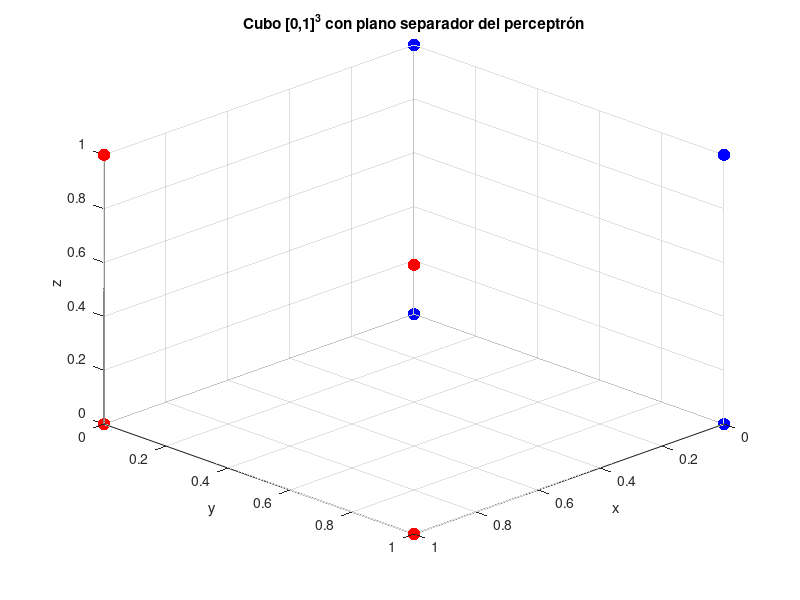

Write MATLAB code to recreate this figure. (Note: this script raises an error after producing the figure.)
% Perceptrón 3D en el cubo [0,1]^3 con plano separador

clear; clc; close all;

% ---------------------------------------------------------
% 1) Definir los puntos del cubo y las clases
% ---------------------------------------------------------
% Vértices del cubo (x,y,z)
X = [ ...
    0 0 0;  % Patrón 1
    0 0 1;  % Patrón 2
    0 1 0;  % Patrón 3
    0 1 1;  % Patrón 4
    1 0 0;  % Patrón 5
    1 0 1;  % Patrón 6
    1 1 0;  % Patrón 7
    1 1 1]; % Patrón 8

% t = 1 para todos los patrones (término de sesgo)
t = ones(8,1);

% Matriz de entradas extendida: [x y z t]
X_ext = [X t];   % 8x4

% Clases:
% Primeros 4 puntos -> Clase 1
% Últimos 4 puntos -> Clase 2
% Usamos salida binaria: Clase 1 -> 0, Clase 2 -> 1
d = [0 0 0 0 1 1 1 1]';   % vector columna 8x1

% ---------------------------------------------------------
% 2) Pedir pesos iniciales y parámetros al usuario
% ---------------------------------------------------------
fprintf('Perceptrón 3D en el cubo [0,1]^3\n');
fprintf('Puntos (X,Y,Z):\n');
disp(X);
fprintf('Primeros 4 -> Clase 1, últimos 4 -> Clase 2\n\n');

w1 = input('Peso w1 (para x): ');
w2 = input('Peso w2 (para y): ');
w3 = input('Peso w3 (para z): ');
w4 = input('Peso w4 (para t = 1, sesgo): ');
w  = [w1; w2; w3; w4];  % vector columna 4x1

r        = input('Tasa de aprendizaje r (ej. 0.1): ');
maxEpoch = input('Número máximo de épocas (ej. 100): ');

% ---------------------------------------------------------
% 3) Entrenamiento del perceptrón
% ---------------------------------------------------------
fprintf('\n=== INICIO DEL ENTRENAMIENTO ===\n');
for epoch = 1:maxEpoch
    errores = 0;
    fprintf('\nÉpoca %d\n', epoch);
    fprintf('---------------------------------\n');

    for i = 1:8
        xi = X_ext(i,:)';   % patrón como columna [x y z t]^T
        di = d(i);          % salida deseada (0 o 1)

        % Suma ponderada: u = w^T * x
        u  = w' * xi;
        % Función de activación escalón
        y  = u >= 0;        % y = 1 si u >= 0; y = 0 si u < 0

        % Error
        e  = di - y;

        fprintf('Patrón %d: x = [%d %d %d 1], u = %.3f, y = %d, d = %d, e = %d\n', ...
            i, X(i,1), X(i,2), X(i,3), u, y, di, e);

        % Regla de aprendizaje del perceptrón
        if e ~= 0
            w = w + r * e * xi;
            errores = errores + 1;
            fprintf('   -> Actualización de pesos: w = [%.3f %.3f %.3f %.3f]\n', ...
                    w(1), w(2), w(3), w(4));
        end
    end

    fprintf('Errores en la época %d: %d\n', epoch, errores);

    if errores == 0
        fprintf('\nTodos los patrones fueron clasificados correctamente.\n');
        break;
    end
end

fprintf('\nPesos finales:\n');
fprintf('  w1 = %.4f, w2 = %.4f, w3 = %.4f, w4 = %.4f\n', w(1), w(2), w(3), w(4));

% ---------------------------------------------------------
% 4) Plano de separación dentro del cubo
% ---------------------------------------------------------
% Ecuación del plano de decisión (en variables originales x,y,z):
%   w1*x + w2*y + w3*z + w4*1 = 0
w1 = w(1); w2 = w(2); w3 = w(3); w4 = w(4);

fprintf('\nEcuación del plano de decisión:\n');
fprintf('  %.4f·x + %.4f·y + %.4f·z + %.4f = 0\n', w1, w2, w3, w4);

% Malla en el cubo para visualizar el plano
[Xg, Yg] = meshgrid(linspace(0,1,30), linspace(0,1,30));

if abs(w3) > 1e-6
    % Despejamos z del plano: z = -(w1*x + w2*y + w4)/w3
    Zg = -(w1*Xg + w2*Yg + w4) ./ w3;
else
    % Si w3 ≈ 0, el plano es casi vertical; no lo ploteamos bien con z(x,y)
    warning('w3 es casi cero; el plano es casi vertical. La representación puede ser limitada.');
    Zg = nan(size(Xg));
end

% Solo queremos la parte del plano que cae dentro del cubo [0,1]^3
mask = (Zg < 0) | (Zg > 1);
Zg(mask) = NaN;

% ---------------------------------------------------------
% 5) Gráfica 3D: cubo + puntos + plano
% ---------------------------------------------------------
figure;
hold on; grid on;
title('Cubo [0,1]^3 con plano separador del perceptrón');
xlabel('x'); ylabel('y'); zlabel('z');
axis([0 1 0 1 0 1]);
view(135, 30);

% Puntos de la Clase 1 (primeros 4)
scatter3(X(1:4,1), X(1:4,2), X(1:4,3), 80, 'b', 'filled'); % azul
% Puntos de la Clase 2 (últimos 4)
scatter3(X(5:8,1), X(5:8,2), X(5:8,3), 80, 'r', 'filled'); % rojo

% Plano de decisión
surf(Xg, Yg, Zg, 'FaceAlpha', 0.5, 'EdgeColor', 'none');

% Aristas del cubo para que se vea acotado
dibujar_cubo_unitario();

legend({'Clase 1 (primeros 4 puntos)', ...
        'Clase 2 (últimos 4 puntos)', ...
        'Plano de decisión'}, ...
       'Location','bestoutside');

hold off;


% Función auxiliar: dibuja el cubo [0,1]^3
function dibujar_cubo_unitario()
    % Dibuja las aristas del cubo [0,1]^3
    v = [0 0 0;
         1 0 0;
         1 1 0;
         0 1 0;
         0 0 1;
         1 0 1;
         1 1 1;
         0 1 1];

    aristas = [1 2; 2 3; 3 4; 4 1;   % base z=0
               5 6; 6 7; 7 8; 8 5;   % base z=1
               1 5; 2 6; 3 7; 4 8];  % verticales

    for k = 1:size(aristas,1)
        p1 = v(aristas(k,1),:);
        p2 = v(aristas(k,2),:);
        plot3([p1(1) p2(1)], [p1(2) p2(2)], [p1(3) p2(3)], 'k-');
    end
end